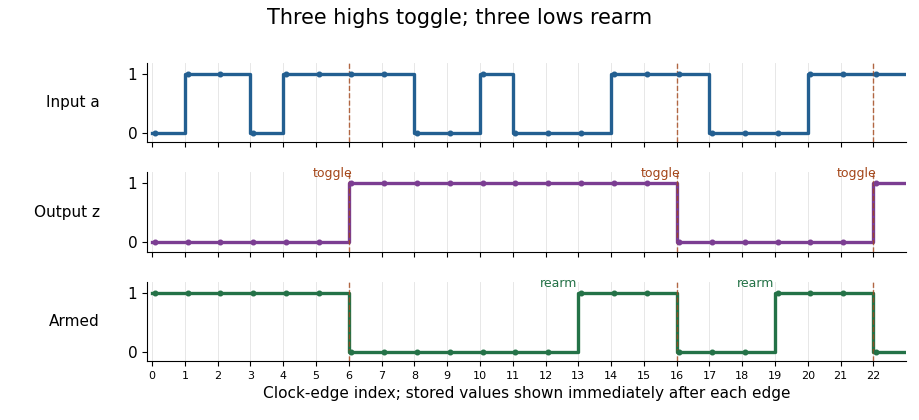

Write the Python code that produced this figure.
"""Draw a sampled, debounced toggle trace, writing the PNG to the CWD.

Tested with Python 3.14.4, NumPy 2.3.5 and Matplotlib 3.10.7.
Dependencies are declared in the repository pyproject.toml.
"""

from pathlib import Path

import matplotlib

matplotlib.use("Agg")
import matplotlib.pyplot as plt
import numpy as np


def main():
    plt.rcParams.update({"font.family": "DejaVu Sans", "font.size": 11})
    samples = [0, 1, 1, 0, 1, 1, 1, 1, 0, 0, 1, 0, 0, 0, 1, 1, 1, 0, 0, 0, 1, 1, 1]
    p = q = z = 0
    armed = 1
    outputs, arms, toggles, rearms = [], [], [], []
    for index, a in enumerate(samples):
        c = a & p & q
        d = (1 - a) & (1 - p) & (1 - q)
        if armed and c:
            toggles.append(index)
        if not armed and d:
            rearms.append(index)
        z, armed, p, q = z ^ (armed & c), d | (armed & (1 - c)), a, p
        outputs.append(z)
        arms.append(armed)
    assert toggles == [6, 16, 22] and rearms == [13, 19]
    fig, axes = plt.subplots(3, 1, figsize=(9.2, 4.2), dpi=100,
                             sharex=True, facecolor="white")
    positions = np.arange(len(samples) + 1)
    for ax, values, label, color in zip(axes, (samples, outputs, arms),
                                         ("Input a", "Output z", "Armed"),
                                         ("#235f91", "#7b3d92", "#247247")):
        ax.step(positions, values + [values[-1]], where="post", color=color, linewidth=2.4)
        ax.scatter(np.arange(len(values)) + 0.08, values, s=11, color=color, zorder=3)
        ax.set_ylim(-0.16, 1.18)
        ax.set_yticks((0, 1))
        ax.set_ylabel(label, rotation=0, ha="right", va="center", labelpad=20)
        ax.spines[["top", "right"]].set_visible(False)
        ax.grid(axis="x", color="#e7e7e7", linewidth=0.7)
        for index in toggles:
            ax.axvline(index, color="#a44619", linestyle="--", linewidth=1.0, alpha=0.8)
    for index in toggles:
        axes[1].annotate("toggle", xy=(index, outputs[index]), xytext=(index - 0.5, 1.10),
                         fontsize=9, color="#a44619", ha="center")
    for index in rearms:
        axes[2].annotate("rearm", xy=(index, 1), xytext=(index - 0.6, 1.10),
                         fontsize=9, color="#247247", ha="center")
    axes[-1].set_xlim(-0.15, len(samples))
    axes[-1].set_xticks(range(len(samples)))
    axes[-1].tick_params(axis="x", labelsize=8)
    axes[-1].set_xlabel("Clock-edge index; stored values shown immediately after each edge")
    fig.suptitle("Three highs toggle; three lows rearm", fontsize=15)
    fig.subplots_adjust(left=0.16, right=0.985, top=0.85, bottom=0.14, hspace=0.38)
    fig.savefig(Path(__file__).with_suffix(".png").name, facecolor="white",
                transparent=False, metadata={"Software": "Matplotlib"})
    plt.close(fig)


if __name__ == "__main__":
    main()
